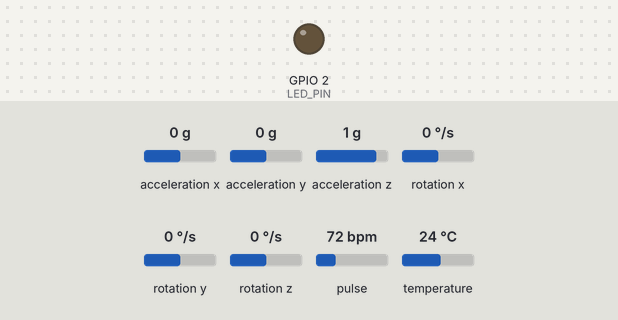
Bench run of a sketch on a simulated ESP32. Shown: output pins drawn as LEDs (lit = HIGH). The test bench sets the inputs (shaded band); at power-on: acceleration z 1 g, acceleration x 0 g, acceleration y 0 g, rotation x 0 °/s, rotation y 0 °/s, rotation z 0 °/s, pulse 72 bpm, temperature 24 °C. What the sketch prints to the serial monitor is not drawn.

Above: at 3.2 s.
3.3 s: acceleration z set to 0.4 g
At 4.8 s:
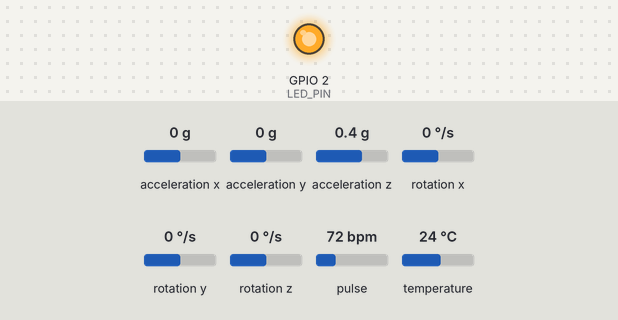
6.6 s: acceleration z set to 0.1 g
At 8.7 s:
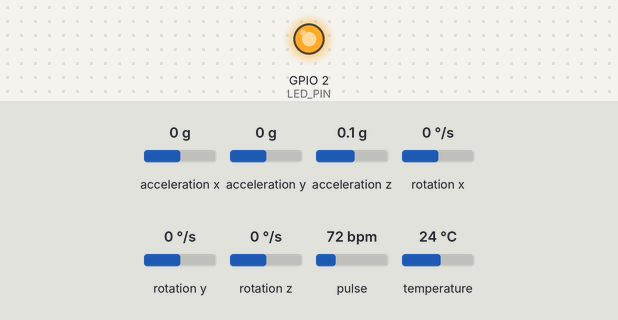
9.7 s: acceleration x set to -0.3 g
At 12.2 s:
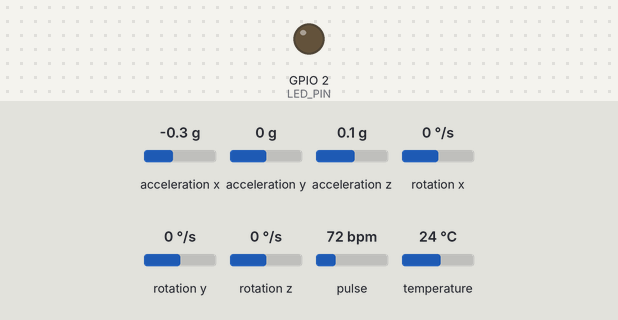
12.8 s: acceleration x set to 0 g
At 14.0 s:
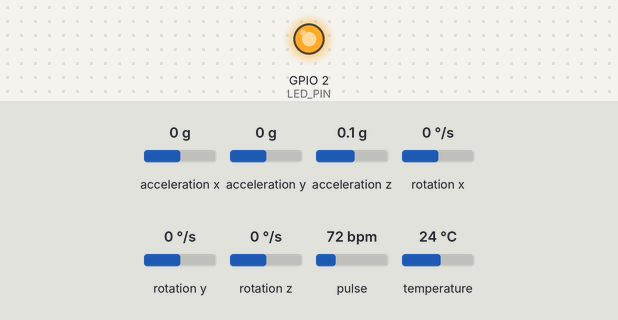
Timing chart, 0 to 15.8 s (numbered marks = the images above; inputs shaded):
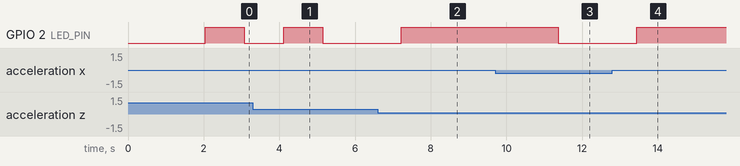

The sketch:

ParalyticRiskMonitor.ino
```cpp
// ================================
// PARALYTIC RISK MONITORING SYSTEM
// ESP32 + MAX30102 + MPU6050
// UI-Friendly Version + Fall + Tremor
// ================================

#include <Wire.h>
#include <Adafruit_MPU6050.h>
#include <Adafruit_Sensor.h>
#include "MAX30105.h"

// --------- Pins ---------
#define SDA_PIN 21
#define SCL_PIN 22
#define LED_PIN 2

// --------- Objects ---------
Adafruit_MPU6050 mpu;
MAX30105 max30102;

// --------- Status Flags ---------
bool mpuOK = false;
bool maxOK = false;

// --------- NEW: Motion Tracking ---------
float prevAccelMag = 0;
bool fallDetected = false;
bool tremorDetected = false;

void setup() {
  Serial.begin(115200);
  delay(2000);

  pinMode(LED_PIN, OUTPUT);
  digitalWrite(LED_PIN, LOW);

  Wire.begin(SDA_PIN, SCL_PIN);
  Wire.setClock(100000);

  Serial.println("===== PARALYTIC RISK MONITORING SYSTEM =====");

  // -------- MPU6050 --------
  if (mpu.begin(0x69)) {
    Serial.println("✅ MPU6050 INITIALIZED");
    mpu.setAccelerometerRange(MPU6050_RANGE_8_G);
    mpu.setGyroRange(MPU6050_RANGE_500_DEG);
    mpu.setFilterBandwidth(MPU6050_BAND_21_HZ);
    mpuOK = true;
  } else {
    Serial.println("❌ MPU6050 FAILED");
  }

  // -------- MAX30102 --------
  if (max30102.begin(Wire, I2C_SPEED_STANDARD)) {
    Serial.println("✅ MAX30102 INITIALIZED");
    max30102.setup();
    max30102.setPulseAmplitudeRed(0x1F);
    max30102.setPulseAmplitudeIR(0x1F);
    maxOK = true;
  } else {
    Serial.println("❌ MAX30102 FAILED");
  }

  Serial.println("===========================================");
}

void loop() {

  // -------- Safety --------
  if (!mpuOK || !maxOK) {
    digitalWrite(LED_PIN, HIGH);
    Serial.println("⚠ SENSOR FAILURE");
    delay(2000);
    return;
  }

  // -------- Read MPU6050 --------
  sensors_event_t a, g, temp;
  mpu.getEvent(&a, &g, &temp);

  float accelMag = sqrt(
    a.acceleration.x * a.acceleration.x +
    a.acceleration.y * a.acceleration.y +
    a.acceleration.z * a.acceleration.z
  );

  // -------- NEW: Fall Detection --------
  fallDetected = accelMag > 18.0;

  // -------- NEW: Tremor / Shaking Detection --------
  tremorDetected = abs(accelMag - prevAccelMag) > 2.0;
  prevAccelMag = accelMag;

  // -------- Read MAX30102 --------
  long irValue = max30102.getIR();

  // -------- Human-Friendly Estimation --------
  bool pulseDetected = irValue > 5000;

  int estimatedHR = 0;
  int estimatedSpO2 = 0;

  if (pulseDetected) {
    estimatedHR = map(irValue, 5000, 50000, 60, 100);
    estimatedHR = constrain(estimatedHR, 60, 100);

    estimatedSpO2 = map(irValue, 5000, 50000, 92, 99);
    estimatedSpO2 = constrain(estimatedSpO2, 92, 99);
  }

  bool noMovement = accelMag < 2.0;

  bool alert = (!pulseDetected || noMovement || fallDetected || tremorDetected);

  // -------- UI-Friendly Output --------
  Serial.println("-------------------------------------------");
  Serial.println("🩺 Patient Vital Status");
  Serial.println("-------------------------------------------");

  Serial.print("❤️ Heart Rate     : ");
  if (pulseDetected) {
    Serial.print(estimatedHR);
    Serial.println(" BPM");
  } else {
    Serial.println("Not Detected");
  }

  Serial.print("🫁 Oxygen Level   : ");
  if (pulseDetected) {
    Serial.print(estimatedSpO2);
    Serial.println(" %");
  } else {
    Serial.println("Not Available");
  }

  Serial.print("🏃 Body Movement  : ");
  Serial.println(noMovement ? "No Movement" : "Normal");

  // -------- NEW OUTPUTS --------
  Serial.print("🚶 Tremor Status  : ");
  Serial.println(tremorDetected ? "Tremor Detected" : "Stable");

  Serial.print("🚨 Fall Status    : ");
  Serial.println(fallDetected ? "FALL DETECTED" : "No Fall");

  // -------- Alert --------
  if (alert) {
    digitalWrite(LED_PIN, HIGH);
    Serial.println("🚨 ALERT CONDITION");
  } else {
    digitalWrite(LED_PIN, LOW);
    Serial.println("🟢 NORMAL CONDITION");
  }

  Serial.println("-------------------------------------------");
  delay(1000);
}
```

Measured:
- the behaviour switches between -0.1 and -0.2 g on acceleration x (found by bisection; images 2 and 3)
- after the input at 3.3 s, GPIO 2 (LED_PIN): LOW → HIGH after 0.81 s, → LOW 1.0 s later
- after the input at 6.6 s, GPIO 2 (LED_PIN): LOW → HIGH after 0.62 s
- after the input at 9.7 s, GPIO 2 (LED_PIN): HIGH → LOW after 1.7 s
- after the input at 12.8 s, GPIO 2 (LED_PIN): LOW → HIGH after 0.64 s
